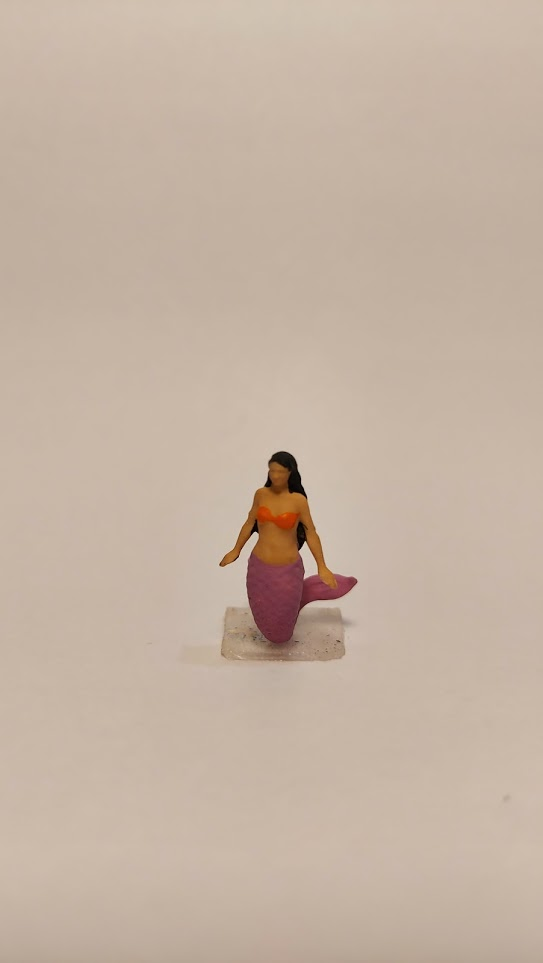
#> input picture images/Sereia 1 - 1.jpg, 543 x 963 px; its folder holds 4 pictures in this run
$ python resize-and-crop.py   (older library calls are emulated)
#> lines starting #> are read from the running program, lines starting #| are printed output that depends on the picture
from PIL import Image
import glob
import os

#Function to resize image, preserving aspect ratio
def resizeAspect(im, size):
    w,h = im.size
    aspect=min(size[0]/float(w), size[1]/float(h))
    return im.resize((int(w*aspect),int(h*aspect)),Image.ANTIALIAS)

img_width = 406
img_height = 350

imgList = glob.glob('./images/*.jpg')                  #Find all png images in a directory

for img in imgList:                                    #Loop through all found images
    im = Image.open(img)                               #open the image
#> im is the input picture: PIL image 543x963 RGB; mean R, G, B 196.7, 178.6, 162.9
    print("resizing:",os.path.basename(img))
    w,h = im.size                                      #Get image width and height
#> w = 543; h = 963
    if min(w,h)<img_width:                             #Check if either dimension is smaller then 600
        im=resizeAspect(im,(img_width,img_width))      #Re-size Image
        w,h = im.size                                  #update image size
    center = [int(w / 2.0), int(h / 2.0)]              #Calculate Center
#> center = [271, 481]
    box = (center[0] - (img_width / 2), center[1] - (img_height / 2), center[0] + (img_width / 2), center[1] + (img_height / 2)) #Defines a box where you want it to be cropped
#> box = (68, 306, 474, 656)
    croppedIm = im.crop(box)                           #Crop the image
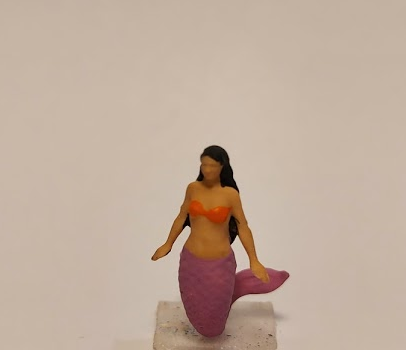
#> croppedIm: PIL image 406x350 RGB; mean R, G, B 192.6, 172.2, 156.4
#> pass 3 of the loop `for img in imgList:`:
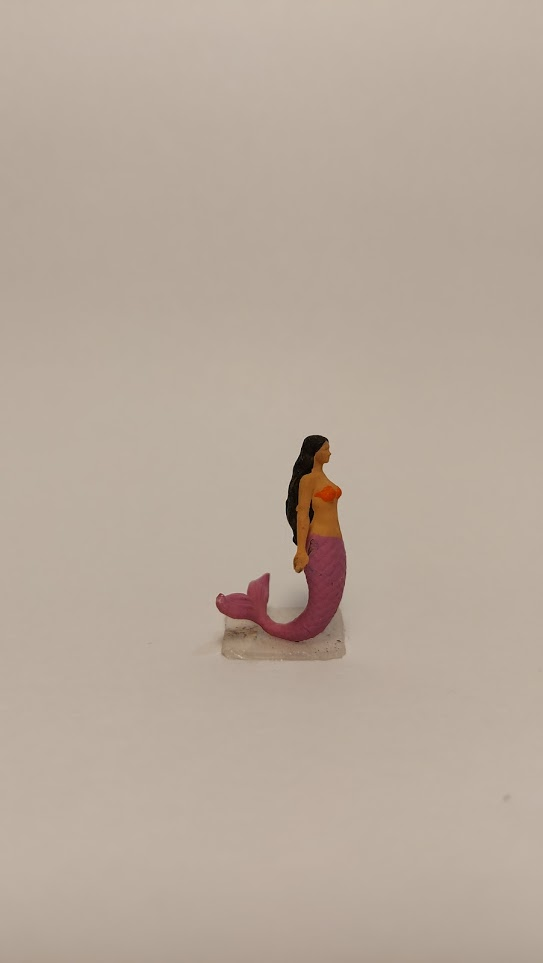
#> input picture images/Sereia 1 - 2.jpg, 543 x 963 px
#> im is the input picture: PIL image 543x963 RGB; mean R, G, B 183.8, 169, 155.9
#> `croppedIm = im.crop(box)`:
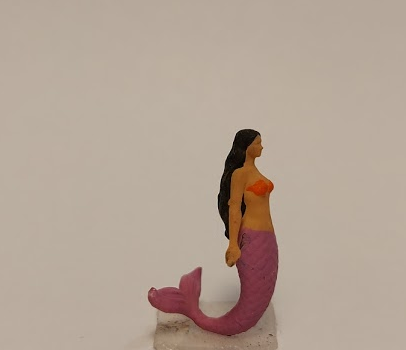
#> croppedIm: PIL image 406x350 RGB; mean R, G, B 179.2, 162.6, 149
#> the loop made 4 passes; the first 3 are shown
    #croppedIm.show()                                  #Show the cropped image
    fileName, fileExtension=os.path.splitext(img)
    croppedIm.save(fileName+'_crop.jpg', "JPEG")       #Save the cropped image
